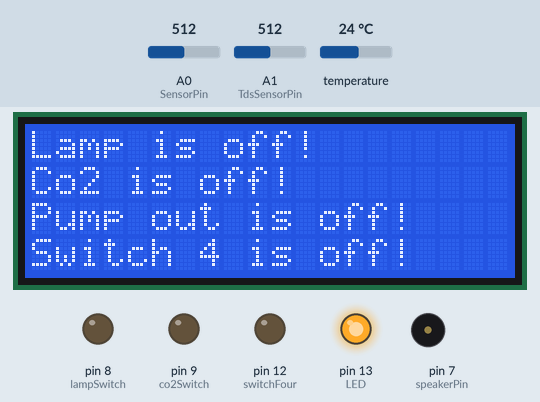
Simulated run of this sketch. Board: Arduino Uno, built with avr-gcc and run on an emulated ATmega328P. Parts: 20×4 character LCD, output pins drawn as LEDs (lit = HIGH), buzzer (waves = sounding, pin HIGH). The test bench sets the inputs (shaded band); at power-on: temperature 24 °C, A0 (SensorPin) = 512, A1 (TdsSensorPin) = 512. What the sketch prints to the serial monitor is not drawn.

Above: at 7.46 s.
11.8 s: temperature set to 28 °C
At 16.0 s:
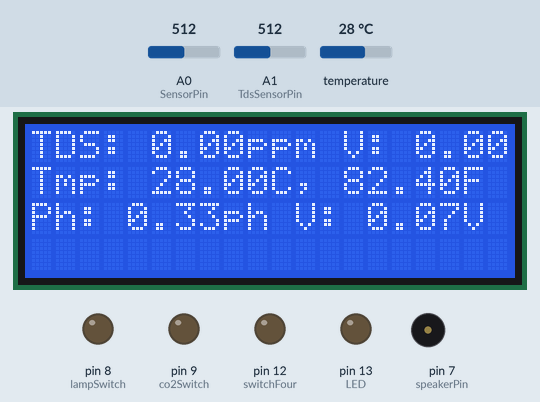
25.8 s: temperature set to 19 °C
At 31.3 s:
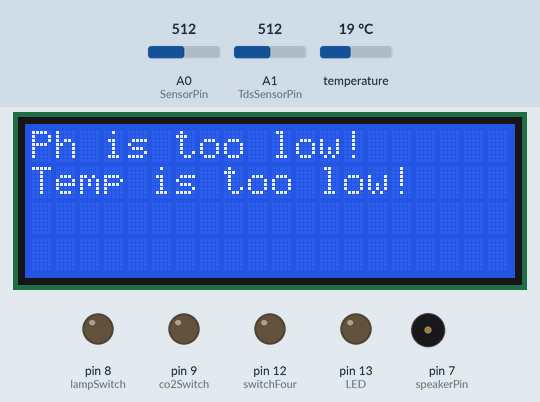
39.8 s: A0 (SensorPin) set to 716
At 49.3 s:
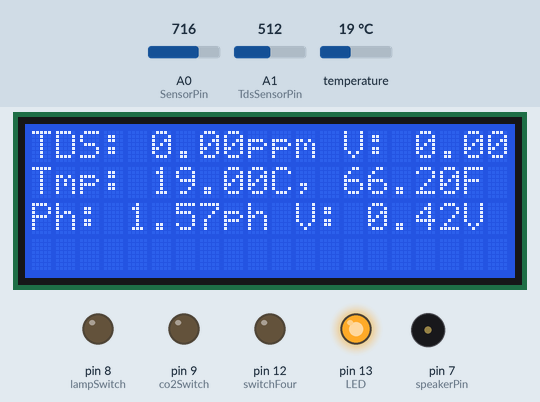
52.1 s: A0 (SensorPin) set to 810
At 63.0 s:
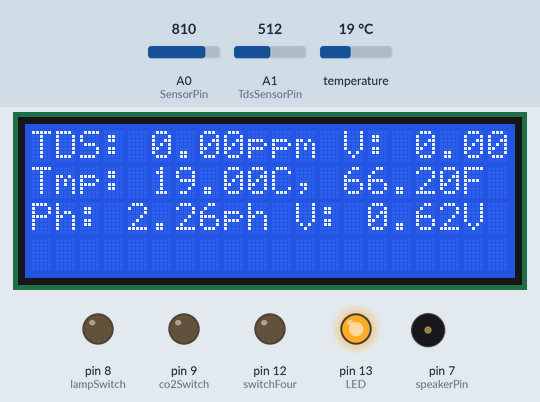
65.7 s: temperature set to 21.1 °C
At 69.8 s:
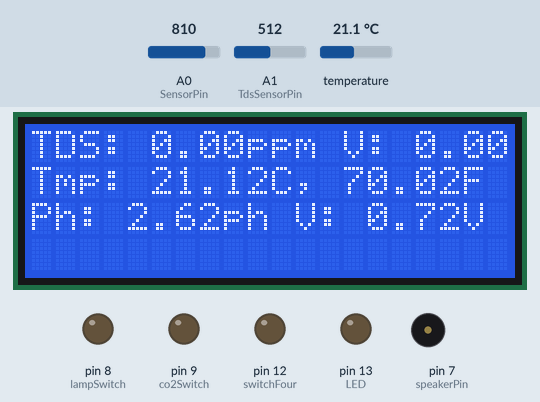
76.1 s: temperature set to 22.3 °C
At 85.7 s:
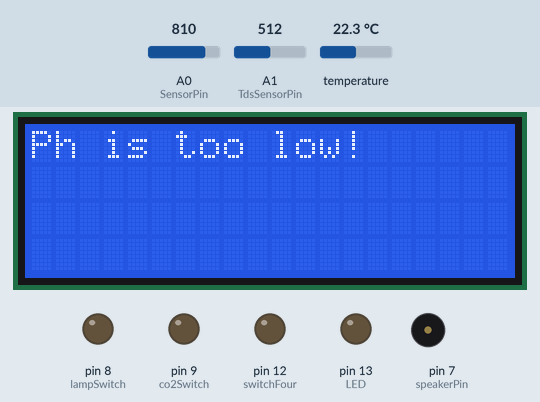
Timing chart, 0 to 110.8 s (numbered marks = the images above; inputs shaded):
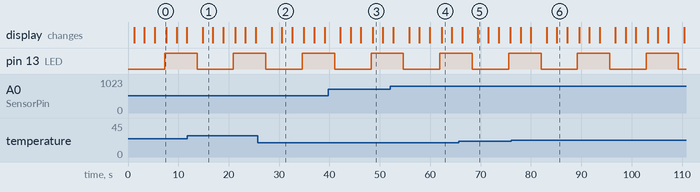

Measured:
- the behaviour switches between 21.9 and 22 °C on temperature (found by bisection; images 5 and 6)
- by itself, pin 13 (LED): alternates HIGH for 6.4 s and LOW for 7.2 s
- what the display in image 0 shows lasts 2.3 s, from 5.3 s to 7.6 s
- what the display in image 1 shows lasts 2.1 s, from 14.8 s to 16.9 s
- what the display in image 2 shows lasts 2.1 s, from 30.5 s to 32.6 s

The sketch:

aquarium.ino
```cpp
#include <Wire.h>
#include <OneWire.h>
#include <LiquidCrystal_I2C.h>
#include <SPI.h>

LiquidCrystal_I2C lcd(0x27, 20, 4);
OneWire  ds(10);

#define SensorPin A0
#define Offset 0.10
#define LED 13
#define samplingInterval 20
#define printInterval 800
#define TdsSensorPin A1
#define VREF 5.0
#define SCOUNT  30
#define ArrayLenth  40

int pHArray[ArrayLenth];
int pHArrayIndex = 0;
int analogBuffer[SCOUNT];
int analogBufferTemp[SCOUNT];
int analogBufferIndex = 0;
int copyIndex = 0;
int speakerPin = 7;
int lampSwitch = 8;
int co2Switch = 9;
int pumpOutSwitch  = 11;
int switchFour = 12;

bool lampSwitchStatus = false;
bool co2SwitchStatus = false;
bool pumpOutSwitchStatus  = false;
bool switchFourStatus = false;

float averageVoltage = 0;
float tdsValue = 0;
float temperature = 25;

float celsius;
float fahrenheit;
float pHValue;
float voltage;


void setup()
{
  Serial.begin(9600);
  pinMode(LED, OUTPUT);
  lcd.init();
  lcd.backlight();
  pinMode(TdsSensorPin, INPUT);
  pinMode(lampSwitch, OUTPUT);
  pinMode(co2Switch, OUTPUT);
  pinMode(pumpOutSwitchStatus, OUTPUT);
  pinMode(switchFour, OUTPUT);
  pinMode (speakerPin, OUTPUT);
  lcd.clear();
  lcd.setCursor(0, 0);
  lcd.print("Aquarium Lamp");
  lcd.setCursor(0, 1);
  lcd.print("Version 1.0");
  lcd.setCursor(0, 2);
  lcd.print("Dawid Krzus");
  lcd.setCursor(0, 3);
}

bool turnPumpOutOn() {
  digitalWrite(pumpOutSwitch, HIGH);
  pumpOutSwitchStatus = true;
  return true;
}

bool turnPumpOutOff() {
  digitalWrite(pumpOutSwitch, LOW);
  pumpOutSwitchStatus = false;
  return false;
}

bool turnLampOn() {
  digitalWrite(lampSwitch, HIGH);
  lampSwitchStatus = true;
  return true;
}

bool turnLampOff() {
  digitalWrite(lampSwitch, LOW);
  lampSwitchStatus = false;
  return false;
}

bool turnCo2On() {
  digitalWrite(co2Switch, HIGH);
  co2SwitchStatus = true;
  return true;
}

bool turnCo2Off() {
  digitalWrite(co2Switch, LOW);
  co2SwitchStatus = false;
  return false;
}

void triggerBuzzer() {
  analogWrite (speakerPin, 255);
  delay (500);
  analogWrite (speakerPin, 0);
}

int tdsMedian(int bArray[], int iFilterLen)
{
  int bTab[iFilterLen];
  for (byte i = 0; i < iFilterLen; i++)
    bTab[i] = bArray[i];
  int i, j, bTemp;
  for (j = 0; j < iFilterLen - 1; j++)
  {
    for (i = 0; i < iFilterLen - j - 1; i++)
    {
      if (bTab[i] > bTab[i + 1])
      {
        bTemp = bTab[i];
        bTab[i] = bTab[i + 1];
        bTab[i + 1] = bTemp;
      }
    }
  }
  if ((iFilterLen & 1) > 0)
    bTemp = bTab[(iFilterLen - 1) / 2];
  else
    bTemp = (bTab[iFilterLen / 2] + bTab[iFilterLen / 2 - 1]) / 2;
  return bTemp;
}

void tdsMeasure() {
  static unsigned long analogSampleTimepoint = millis();
  if (millis() - analogSampleTimepoint > 40U)
  {
    analogSampleTimepoint = millis();
    analogBuffer[analogBufferIndex] = analogRead(TdsSensorPin);
    analogBufferIndex++;
    if (analogBufferIndex == SCOUNT)
      analogBufferIndex = 0;
  }
  static unsigned long printTimepoint = millis();
  if (millis() - printTimepoint > 800U)
  {
    printTimepoint = millis();
    for (copyIndex = 0; copyIndex < SCOUNT; copyIndex++)
      analogBufferTemp[copyIndex] = analogBuffer[copyIndex];
    averageVoltage = tdsMedian(analogBufferTemp, SCOUNT) * (float)VREF / 1024.0;
    float compensationCoefficient = 1.0 + 0.02 * (temperature - 25.0);
    float compensationVolatge = averageVoltage / compensationCoefficient;
    tdsValue = (133.42 * compensationVolatge * compensationVolatge * compensationVolatge - 255.86 * compensationVolatge * compensationVolatge + 857.39 * compensationVolatge) * 0.5;


    Serial.print("TDS: ");
    Serial.println(tdsValue);
    Serial.print("TDS Voltage: ");
    Serial.println(averageVoltage);
  }
}

void tempMeasure() {
  byte i;
  byte present = 0;
  byte type_s;
  byte data[9];
  byte addr[8];
  if ( !ds.search(addr)) {
    ds.reset_search();
    delay(250);
    return;
  }

  //Serial.print("ROM =");
  for ( i = 0; i < 8; i++) {
    Serial.write(' ');
    Serial.print(addr[i], HEX);
  }

  if (OneWire::crc8(addr, 7) != addr[7]) {
    Serial.println("CRC is not valid!");
    return;
  }
  Serial.println();

  // the first ROM byte indicates which chip
  switch (addr[0]) {
    case 0x10:
      Serial.println("  Chip = DS18S20");  // or old DS1820
      type_s = 1;
      break;
    case 0x28:
      Serial.println("  Chip = DS18B20");
      type_s = 0;
      break;
    case 0x22:
      Serial.println("  Chip = DS1822");
      type_s = 0;
      break;
    default:
      Serial.println("Device is not a DS18x20 family device.");
      return;
  }

  ds.reset();
  ds.select(addr);
  ds.write(0x44, 1);        // start conversion, with parasite power on at the end

  delay(1000);     // maybe 750ms is enough, maybe not
  // we might do a ds.depower() here, but the reset will take care of it.

  present = ds.reset();
  ds.select(addr);
  ds.write(0xBE);         // Read Scratchpad

  Serial.print("  Data = ");
  Serial.print(present, HEX);
  Serial.print(" ");
  for ( i = 0; i < 9; i++) {           // we need 9 bytes
    data[i] = ds.read();
    Serial.print(data[i], HEX);
    Serial.print(" ");
  }
  Serial.print(" CRC=");
  Serial.print(OneWire::crc8(data, 8), HEX);
  Serial.println();

  // Convert the data to actual temperature
  // because the result is a 16 bit signed integer, it should
  // be stored to an "int16_t" type, which is always 16 bits
  // even when compiled on a 32 bit processor.
  int16_t raw = (data[1] << 8) | data[0];
  if (type_s) {
    raw = raw << 3; // 9 bit resolution default
    if (data[7] == 0x10) {
      // "count remain" gives full 12 bit resolution
      raw = (raw & 0xFFF0) + 12 - data[6];
    }
  } else {
    byte cfg = (data[4] & 0x60);
    // at lower res, the low bits are undefined, so let's zero them
    if (cfg == 0x00) raw = raw & ~7;  // 9 bit resolution, 93.75 ms
    else if (cfg == 0x20) raw = raw & ~3; // 10 bit res, 187.5 ms
    else if (cfg == 0x40) raw = raw & ~1; // 11 bit res, 375 ms
    //// default is 12 bit resolution, 750 ms conversion time
  }
  celsius = (float)raw / 16.0;
  fahrenheit = celsius * 1.8 + 32.0;
  Serial.print(" Temperature = ");
  Serial.print(celsius);
  Serial.print(" Celsius, ");
  Serial.print(fahrenheit);
  Serial.println(" Fahrenheit");

}

float phMeasure() {
  static unsigned long samplingTime = millis();
  static unsigned long printTime = millis();
  if (millis() - samplingTime > samplingInterval)
  {
    pHArray[pHArrayIndex++] = analogRead(SensorPin);
    if (pHArrayIndex == ArrayLenth)pHArrayIndex = 0;
    voltage = phAvergeArray(pHArray, ArrayLenth) * 5.0 / 1024;
    pHValue = 3.5 * voltage + Offset;
    samplingTime = millis();
  }
  if (millis() - printTime > printInterval)  //Every 800 milliseconds, print a numerical, convert the state of the LED indicator
  {

    Serial.print("Ph: ");
    Serial.println(pHValue);
    Serial.print("Ph Voltage: ");
    Serial.println(voltage);

    digitalWrite(LED, digitalRead(LED) ^ 1);
    printTime = millis();
  }

  return pHValue;
}

double phAvergeArray(int* arr, int number) {
  int i;
  int max, min;
  double avg;
  long amount = 0;
  if (number <= 0) {
    Serial.println("Error number for the array to avraging!/n");
    return 0;
  }
  if (number < 5) { //less than 5, calculated directly statistics
    for (i = 0; i < number; i++) {
      amount += arr[i];
    }
    avg = amount / number;
    return avg;
  } else {
    if (arr[0] < arr[1]) {
      min = arr[0]; max = arr[1];
    }
    else {
      min = arr[1]; max = arr[0];
    }
    for (i = 2; i < number; i++) {
      if (arr[i] < min) {
        amount += min;      //arr<min
        min = arr[i];
      } else {
        if (arr[i] > max) {
          amount += max;  //arr>max
          max = arr[i];
        } else {
          amount += arr[i]; //min<=arr<=max
        }
      }//if
    }//for
    avg = (double)amount / (number - 2);
  }//if
  return avg;
}

void clearLcdAndTriggerBuzzer() {
  lcd.clear();
  lcd.setCursor(0, 0);
  triggerBuzzer();
}

void loop()
{
  phMeasure();
  tempMeasure();
  tdsMeasure();

  lcd.clear();
  lcd.setCursor(0, 0);
  lcd.print("TDS: ");
  lcd.print(tdsValue);
  lcd.print("ppm ");
  lcd.print("V: ");
  lcd.print(averageVoltage);
  lcd.print("V");

  lcd.setCursor(0, 1);
  lcd.print("Tmp: ");
  lcd.print(celsius);
  lcd.print("C, ");
  lcd.print(fahrenheit);
  lcd.print("F");

  lcd.setCursor(0, 2);
  lcd.print("Ph: ");
  lcd.print(pHValue);
  lcd.print("ph ");
  lcd.print("V: ");
  lcd.print(voltage);
  lcd.print("V");

  delay(2000);

  lcd.clear();

  if (pHValue < 6) {
    lcd.setCursor(0, 0);
    Serial.println("Ph is too low!");
    lcd.print("Ph is too low!");
    turnCo2Off();
  }

  if (pHValue > 8) {
    lcd.setCursor(0, 0);
    Serial.println("Ph is too high!");
    lcd.print("Ph is too high!");
    turnCo2On();
  }

  if (celsius < 22) {
    lcd.setCursor(0, 1);
    Serial.println("Temp is too low!");
    lcd.print("Temp is too low!");
  }

  if (celsius > 26) {
    lcd.setCursor(0, 1);
    Serial.println("Temp is too high!");
    lcd.print("Temp is too high!");
  }

  if (tdsValue > 200) {
    lcd.setCursor(0, 2);
    Serial.println("TDS is too high!");
    lcd.print("TDS is too high!");
  }

  delay(2000);

  lcd.clear();
  lcd.setCursor(0, 0);
  (lampSwitchStatus == true)? lcd.println("Lamp is on!") : lcd.println("Lamp is off!");
  lcd.setCursor(0, 1);
  (co2SwitchStatus == true)? lcd.println("Co2 is on!") : lcd.println("Co2 is off!");
  lcd.setCursor(0, 2);
  (pumpOutSwitchStatus == true)? lcd.println("Pump out is on!") : lcd.println("Pump out is off!");
  lcd.setCursor(0, 3);
  (switchFourStatus == true)? lcd.println("Switch 4 is on!") : lcd.println("Switch 4 is off!");
  delay(2000);

}
```
